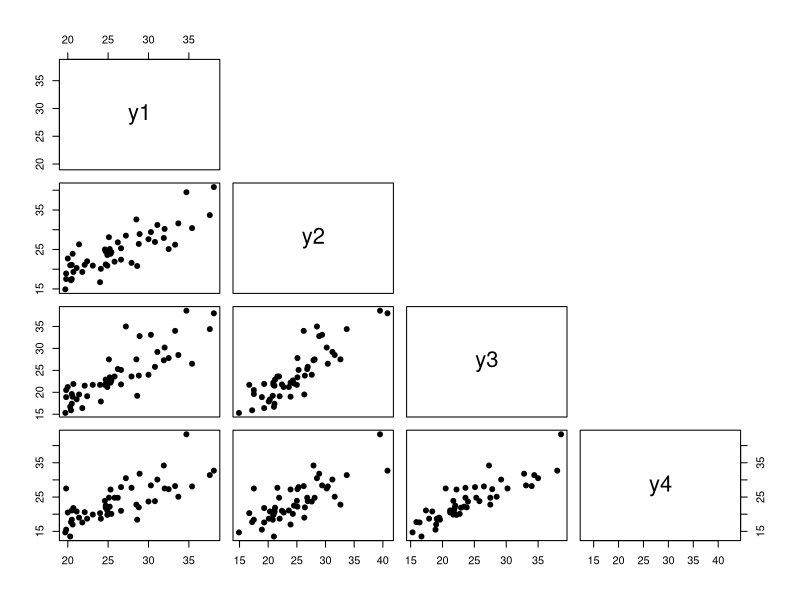
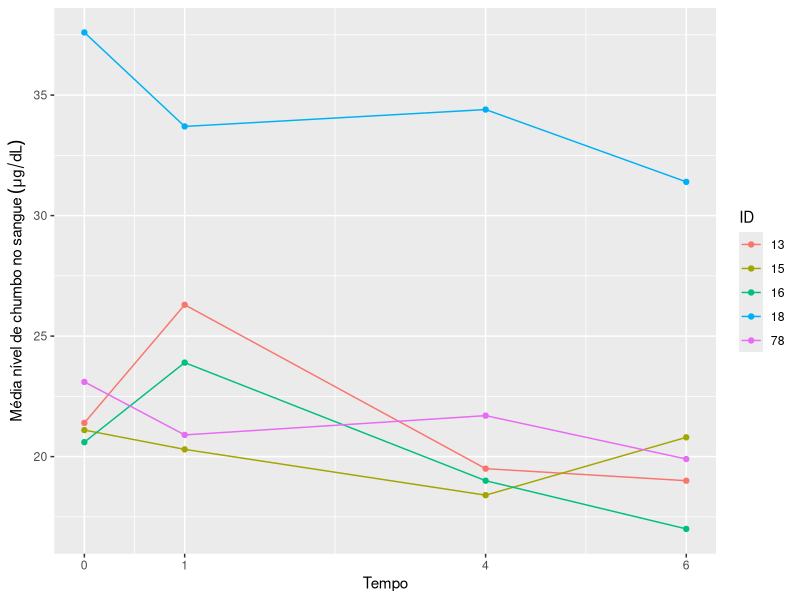

These charts were generated, in order, by the following R code: (Note: this script raises an error after producing the figures.)
## ----tlc, echo=FALSE, eval=TRUE, warning=FALSE, message=FALSE, out.width='80%'---------------
# ----------------------------------------------------
# Carregando os pacotes

library(haven)
library(tidyr)
library(ggplot2)

# ----------------------------------------------------
# Carregando o arquivo de dados

chumbo.df <- read_dta(file = here::here("data", "tlc.dta"))

chumbo.df$trt <- factor(chumbo.df$trt, labels = c("Placebo", "Succimer"))

# ----------------------------------------------------
# Reformando o objeto: de "largo" para "longo"

chumbo.df.longo <- gather(data = chumbo.df, key = "tempo", value = "chumbo", -id, -trt)

# ----------------------------------------------------
# Formata variáveis

chumbo.df.longo$tempo <- factor(chumbo.df.longo$tempo, labels = c("0", "1", "4", "6"))
chumbo.df.longo$tempo.num <- as.numeric(as.character(chumbo.df.longo$tempo))

# ----------------------------------------------------
# Versões placebo

chumbo.df.p <- subset(chumbo.df, subset = trt == "Placebo")
names(chumbo.df.p)[3:6] <- paste0("y", 1:4)

chumbo.df.longo.p <- subset(chumbo.df.longo, subset = trt == "Placebo")



## ----tlc_pairs, echo=FALSE, eval=TRUE, warning=FALSE, message=FALSE, fig.align='center', out.width="80%"----

pairs(chumbo.df.p[,3:6], pch = 19, upper.panel = NULL)



## ----tlc_cov, echo=FALSE, eval=TRUE, warning=FALSE, message=FALSE----------------------------

knitr::kable(x = cov(chumbo.df.p[,3:6]),
             digits = 1)



## ----tlc_cor, echo=FALSE, eval=TRUE, warning=FALSE, message=FALSE----------------------------

knitr::kable(x = cor(chumbo.df.p[,3:6]),
             digits = 2)



## ----tlc_timeplot, echo=FALSE, eval=TRUE, warning=FALSE, message=FALSE, fig.align='center', out.width="100%"----

chumbo.df.longo.p$id <- as.factor(chumbo.df.longo.p$id)
# ----------------------------------------------------
# Gráfico de perfis

set.seed(10)
ids <- sample(x = unique(chumbo.df.longo.p$id), size = 5, replace = FALSE)

p <- ggplot(data = chumbo.df.longo.p[which(chumbo.df.longo.p$id %in% ids), ],
            mapping = aes(x = tempo.num, y = chumbo, group = id, colour = id)) +
  geom_point() +
  geom_line() +
  scale_x_continuous(breaks = c(0,1,4,6)) +
  labs(x = "Tempo",
       y = expression("Média nível de chumbo no sangue"~(mu*g/dL)),
       colour = "ID")
p


## ----echo=FALSE, fig.align='center', message=FALSE, warning=FALSE, out.width='100%', paged.print=FALSE----
knitr::include_graphics(here::here('images', 'fontes_varia_entre.png'))


## ----echo=FALSE, fig.align='center', message=FALSE, warning=FALSE, out.width='100%', paged.print=FALSE----
knitr::include_graphics(here::here('images', 'fontes_varia_intra.png'))


## ----echo=FALSE, fig.align='center', message=FALSE, warning=FALSE, out.width='100%', paged.print=FALSE----
knitr::include_graphics(here::here('images', 'fontes_varia_erro.png'))


## ----echo=FALSE, fig.align='center', message=FALSE, warning=FALSE, out.width='50%', paged.print=FALSE----
knitr::include_graphics(here::here('images', 'presuntinho.jpg'))

